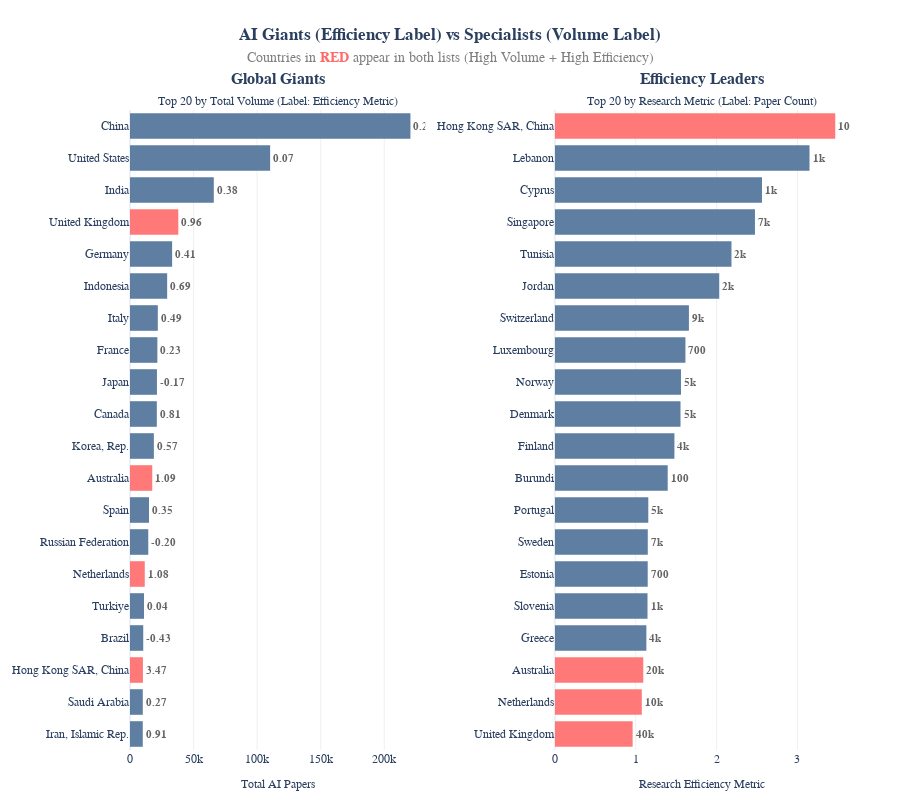

Source (notebook cell):
### Code cell
import plotly.graph_objects as go
from plotly.subplots import make_subplots

# 1. Prepare Data for AI
# Top 20 by Volume (AI Papers)
top_vol = data_api_topics.sort_values(by='AI_paper_count', ascending=False).head(20)
top_vol = top_vol.sort_values(by='AI_paper_count', ascending=True)

# Top 20 by Metric (AI Efficiency)
top_eff = data_api_topics.sort_values(by='research_metric_AI', ascending=False).head(20)
top_eff = top_eff.sort_values(by='research_metric_AI', ascending=True)

# Highlight countries appearing in both lists
overlap_countries = set(top_vol['Country']).intersection(set(top_eff['Country']))

# 2. Define Aesthetic Colors
# Coral Red for 'Super Performers' (in both lists), Slate Blue for others
color_highlight = '#FF6B6B' 
color_standard = '#4D7298' 

def get_color(country):
    return color_highlight if country in overlap_countries else color_standard

# 3. Create Subplots with better spacing
fig = make_subplots(
    rows=1, cols=2,
    subplot_titles=(
        "<b>Global Giants</b><br><span style='font-size:12px'>Top 20 by Total Volume (Label: Efficiency Metric)</span>", 
        "<b>Efficiency Leaders</b><br><span style='font-size:12px'>Top 20 by Research Metric (Label: Paper Count)</span>"
    ),
    horizontal_spacing=0.18  # Give the y-axis labels more room
)

# LEFT CHART (Volume)
fig.add_trace(
    go.Bar(
        x=top_vol['AI_paper_count'],
        y=top_vol['Country'],
        orientation='h',
        marker_color=[get_color(c) for c in top_vol['Country']],
        marker_line_width=0,  # Remove border for a cleaner modern look
        opacity=0.9,          # Slight transparency
        
        # Label: The METRIC value
        text=top_vol['research_metric_AI'],
        texttemplate='<b>%{text:.2f}</b>',  # Bold text
        textposition='outside',
        textfont=dict(size=11, color='#555'), # Subtle text color
        
        name="Volume Bar",
        hovertemplate="<b>%{y}</b><br>AI Volume: %{x:,.0f}<br>AI Metric: %{text:.2f}<extra></extra>"
    ),
    row=1, col=1
)

# RIGHT CHART (Efficiency)
fig.add_trace(
    go.Bar(
        x=top_eff['research_metric_AI'],
        y=top_eff['Country'],
        orientation='h',
        marker_color=[get_color(c) for c in top_eff['Country']],
        marker_line_width=0,
        opacity=0.9,
        
        # Label: The VOLUME count
        text=top_eff['AI_paper_count'],
        texttemplate='<b>%{text:,.0s}</b>', # Summarized number (e.g. 50k) for cleaner look
        textposition='outside',
        textfont=dict(size=11, color='#555'),
        
        name="Efficiency Bar",
        hovertemplate="<b>%{y}</b><br>AI Metric: %{x:.2f}<br>AI Volume: %{text:,.0f}<extra></extra>"
    ),
    row=1, col=2
)

# 4. Update Layout
fig.update_layout(
    title=dict(
        text="<b>AI Giants (Efficiency Label) vs Specialists (Volume Label)</b><br><span style='font-size:14px; color:gray;'>Countries in <span style='color:#FF6B6B'><b>RED</b></span> appear in both lists (High Volume + High Efficiency)</span>",
        x=0.5, # Center the title
        y=0.95
    ),
    showlegend=False,
    template="plotly_white",
    height=800,
    font=dict(family="Arial, sans-serif", size=12),
    
    # Clean up axes
    xaxis=dict(showgrid=True, gridcolor='#f0f0f0', title="Total AI Papers", title_font=dict(size=12)),
    xaxis2=dict(showgrid=True, gridcolor='#f0f0f0', title="Research Efficiency Metric", title_font=dict(size=12)),
    
    margin=dict(t=110, l=50, r=50, b=50) # Adjust margins to fit the new title
)

fig.show()

### Figure 1 — Plotly figure (JSON) as saved in the notebook; plotly's stock layout.template omitted (floating-point values rounded to 4 significant figures)
{"data": [{"hovertemplate": "<b>%{y}</b><br>AI Volume: %{x:,.0f}<br>AI Metric: %{text:.2f}<extra></extra>", "marker": {"color": ["#4D7298", "#4D7298", "#FF6B6B", "#4D7298", "#4D7298", "#FF6B6B", "#4D7298", "#4D7298", "#FF6B6B", "#4D7298", "#4D7298", "#4D7298", "#4D7298", "#4D7298", "#4D7298", "#4D7298", "#FF6B6B", "#4D7298", "#4D7298", "#4D7298"], "line": {"width": 0}}, "name": "Volume Bar", "opacity": 0.9, "orientation": "h", "text": [0.9108, 0.2726, 3.467, -0.4297, 0.03812, 1.076, -0.1976, 0.3524, 1.094, 0.5655, 0.8107, -0.1749, 0.2342, 0.4918, 0.6852, 0.4072, 0.9622, 0.3761, 0.07021, 0.2262], "textfont": {"color": "#555", "size": 11}, "textposition": "outside", "texttemplate": "<b>%{text:.2f}</b>", "type": "bar", "x": [10034, 10047, 10172, 10420, 11025, 11615, 14366, 14926, 17505, 18770, 21091, 21195, 21534, 21877, 29222, 33137, 37988, 65903, 110214, 220554], "xaxis": "x", "y": ["Iran, Islamic Rep.", "Saudi Arabia", "Hong Kong SAR, China", "Brazil", "Turkiye", "Netherlands", "Russian Federation", "Spain", "Australia", "Korea, Rep.", "Canada", "Japan", "France", "Italy", "Indonesia", "Germany", "United Kingdom", "India", "United States", "China"], "yaxis": "y"}, {"hovertemplate": "<b>%{y}</b><br>AI Metric: %{x:.2f}<br>AI Volume: %{text:,.0f}<extra></extra>", "marker": {"color": ["#FF6B6B", "#FF6B6B", "#FF6B6B", "#4D7298", "#4D7298", "#4D7298", "#4D7298", "#4D7298", "#4D7298", "#4D7298", "#4D7298", "#4D7298", "#4D7298", "#4D7298", "#4D7298", "#4D7298", "#4D7298", "#4D7298", "#4D7298", "#FF6B6B"], "line": {"width": 0}}, "name": "Efficiency Bar", "opacity": 0.9, "orientation": "h", "text": [37990.0, 11620.0, 17500.0, 4436.0, 1085.0, 675.0, 6758.0, 4977.0, 95.0, 4105.0, 4931.0, 4921.0, 666.0, 8542.0, 2090.0, 2107.0, 7260.0, 1036.0, 1176.0, 10170.0], "textfont": {"color": "#555", "size": 11}, "textposition": "outside", "texttemplate": "<b>%{text:,.0s}</b>", "type": "bar", "x": [0.9622, 1.076, 1.094, 1.132, 1.146, 1.149, 1.149, 1.156, 1.396, 1.479, 1.554, 1.56, 1.615, 1.658, 2.033, 2.184, 2.474, 2.561, 3.149, 3.467], "xaxis": "x2", "y": ["United Kingdom", "Netherlands", "Australia", "Greece", "Slovenia", "Estonia", "Sweden", "Portugal", "Burundi", "Finland", "Denmark", "Norway", "Luxembourg", "Switzerland", "Jordan", "Tunisia", "Singapore", "Cyprus", "Lebanon", "Hong Kong SAR, China"], "yaxis": "y2"}], "layout": {"annotations": [{"font": {"size": 16}, "showarrow": false, "text": "<b>Global Giants</b><br><span style='font-size:12px'>Top 20 by Total Volume (Label: Efficiency Metric)</span>", "x": 0.205, "xanchor": "center", "xref": "paper", "y": 1, "yanchor": "bottom", "yref": "paper"}, {"font": {"size": 16}, "showarrow": false, "text": "<b>Efficiency Leaders</b><br><span style='font-size:12px'>Top 20 by Research Metric (Label: Paper Count)</span>", "x": 0.795, "xanchor": "center", "xref": "paper", "y": 1, "yanchor": "bottom", "yref": "paper"}], "font": {"family": "Arial, sans-serif", "size": 12}, "height": 800, "margin": {"b": 50, "l": 50, "r": 50, "t": 110}, "showlegend": false, "title": {"text": "<b>AI Giants (Efficiency Label) vs Specialists (Volume Label)</b><br><span style='font-size:14px; color:gray;'>Countries in <span style='color:#FF6B6B'><b>RED</b></span> appear in both lists (High Volume + High Efficiency)</span>", "x": 0.5, "y": 0.95}, "xaxis": {"anchor": "y", "domain": [0, 0.41], "gridcolor": "#f0f0f0", "showgrid": true, "title": {"font": {"size": 12}, "text": "Total AI Papers"}}, "xaxis2": {"anchor": "y2", "domain": [0.59, 1], "gridcolor": "#f0f0f0", "showgrid": true, "title": {"font": {"size": 12}, "text": "Research Efficiency Metric"}}, "yaxis": {"anchor": "x", "domain": [0, 1]}, "yaxis2": {"anchor": "x2", "domain": [0, 1]}}}
